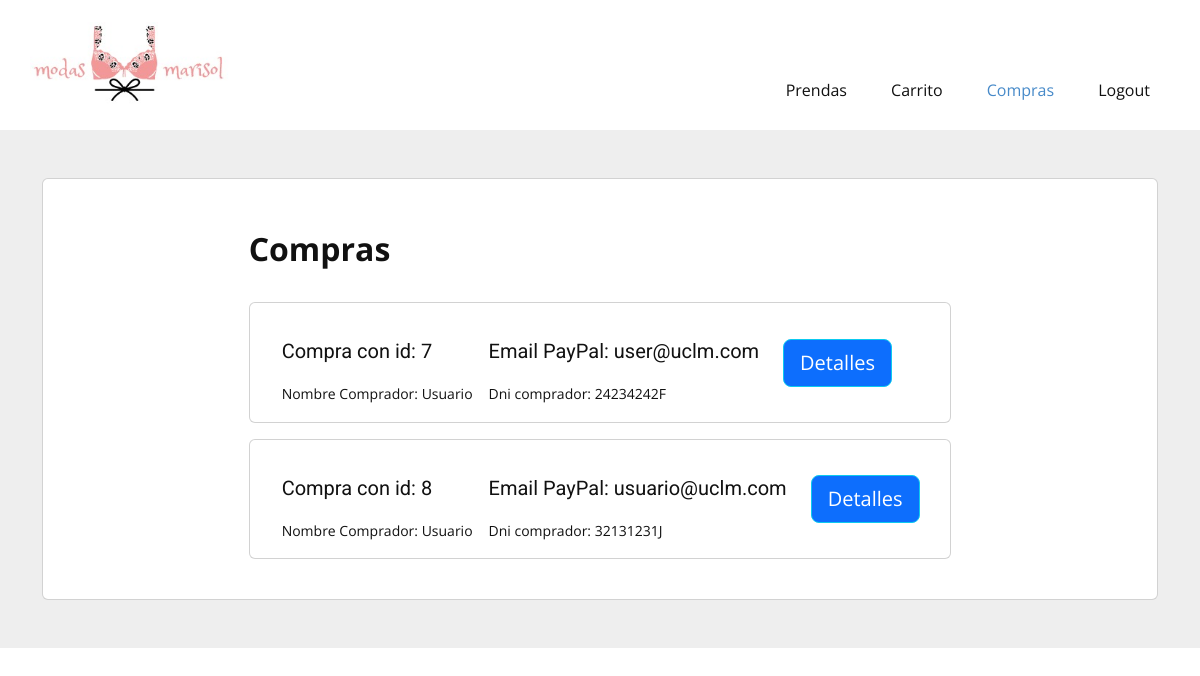
The app's page /compras.php (signed in) with its own data.
### tables this page shows
CREATE TABLE `compra` (
  `id` int(255) NOT NULL,
  `nombre` varchar(255) NOT NULL,
  `direccion` varchar(255) NOT NULL,
  `paypal` varchar(255) NOT NULL,
  `dni` varchar(255) NOT NULL,
  `fecha` date NOT NULL,
  `precioTotal` decimal(20,2) NOT NULL,
  `idUsuario` int(255) NOT NULL
);

### compras.php (the view, shortened to what this page needs)
<?php
require_once 'Database.php';
$id = $_SESSION['id'];
$sql = "SELECT * FROM compra WHERE idUsuario='$id'";
$result = $conexion->query($sql);
?>
<!DOCTYPE html>
<html lang="en">
<head>
    <link href="https://cdn.jsdelivr.net/npm/bootstrap@5.2.3/dist/css/bootstrap.min.css" rel="stylesheet">
</head>
<body class="u-body u-xl-mode" data-lang="en">
    <?php include_once 'header.php'; ?>
    <section class="h-100 h-custom" style="background-color: #eee;">
        <div class="container py-5 h-100">
            <div class="row d-flex justify-content-center align-items-center h-100">
                <div class="col">
                    <div class="card">
                        <div class="card-body p-4">
                            <div class="row">
                                <div class="col-2"> <br></div>
                                <div class="col-8 align-self-center">
                                    <div class="d-flex justify-content-between align-items-center mb-4">
                                        <div>
                                            <p class=" fs-2 mb-1 fw-bold">Compras</p>
                                        </div>
                                    </div>
                                    <?php
                                    if ($result->num_rows > 0) { ?>
                                        <?php while ($row = mysqli_fetch_assoc($result)) : ?>
                                            <div class="card mb-3">
                                                <div class="card-body">
                                                    <div class="d-flex justify-content-between">
                                                        <div class="d-flex flex-row align-items-center">
                                                            <div class="ms-3">
                                                                <h5>Compra con id: <?php echo  $row['id'] ?></h5>
                                                                <p class="small mb-0">Nombre Comprador: <?php echo $row['nombre'] ?></p>
                                                            </div>
                                                            <div class="ms-3">
                                                                <h5>Email PayPal: <?php echo  $row['paypal'] ?></h5>
                                                                <p class="small mb-0">Dni comprador: <?php echo $row['dni'] ?></p>
                                                            </div>
                                                            <div class="ms-4">
                                                                <form action="detalles.php" method="POST">
                                                                    <button class="btn btn-info bg-primary btn-block btn-lg text-white" type="submit">Detalles</button>
                                                                </form>
                                                            </div>
                                                        </div>
                                                    </div>
                                                </div>
                                            </div>
                                        <?php endwhile; ?>
                                    <?php } else {
                                        echo '<h1?>Aun no has realizado ninguna compra</h1>';
                                    } ?>
                                </div>
                            </div>
                        </div>
                    </div>
                </div>
            </div>
        </div>
    </section>
</body>
</html>

### records on screen
compra: id "7", nombre "Usuario", paypal "user@uclm.com", dni "24234242F"
compra: id "8", nombre "Usuario", paypal "usuario@uclm.com", dni "32131231J"
